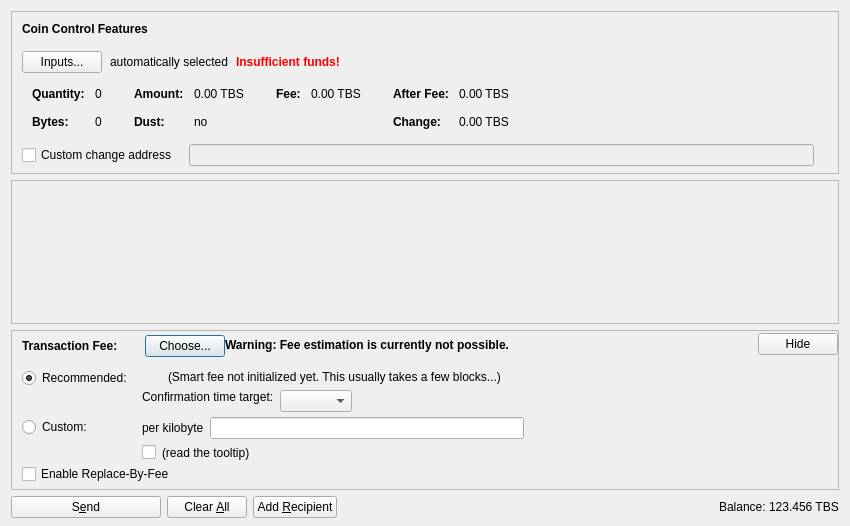
<?xml version="1.0" encoding="UTF-8"?>
<ui version="4.0">
 <class>SendCoinsDialog</class>
 <widget class="QDialog" name="SendCoinsDialog">
  <property name="geometry">
   <rect>
    <x>0</x>
    <y>0</y>
    <width>850</width>
    <height>526</height>
   </rect>
  </property>
  <property name="windowTitle">
   <string>Send Coins</string>
  </property>
  <layout class="QVBoxLayout" name="verticalLayout" stretch="0,1,0,0">
   <property name="bottomMargin">
    <number>8</number>
   </property>
   <item>
    <widget class="QFrame" name="frameCoinControl">
     <property name="sizePolicy">
      <sizepolicy hsizetype="Expanding" vsizetype="Expanding">
       <horstretch>0</horstretch>
       <verstretch>0</verstretch>
      </sizepolicy>
     </property>
     <property name="maximumSize">
      <size>
       <width>16777215</width>
       <height>16777215</height>
      </size>
     </property>
     <property name="frameShape">
      <enum>QFrame::StyledPanel</enum>
     </property>
     <property name="frameShadow">
      <enum>QFrame::Sunken</enum>
     </property>
     <layout class="QVBoxLayout" name="verticalLayoutCoinControl2">
      <property name="spacing">
       <number>0</number>
      </property>
      <property name="leftMargin">
       <number>0</number>
      </property>
      <property name="topMargin">
       <number>0</number>
      </property>
      <property name="rightMargin">
       <number>0</number>
      </property>
      <property name="bottomMargin">
       <number>6</number>
      </property>
      <item>
       <layout class="QVBoxLayout" name="verticalLayoutCoinControl" stretch="0,0,0,0,1">
        <property name="spacing">
         <number>0</number>
        </property>
        <property name="leftMargin">
         <number>10</number>
        </property>
        <property name="topMargin">
         <number>10</number>
        </property>
        <item>
         <layout class="QHBoxLayout" name="horizontalLayoutCoinControl1">
          <property name="bottomMargin">
           <number>15</number>
          </property>
          <item>
           <widget class="QLabel" name="labelCoinControlFeatures">
            <property name="sizePolicy">
             <sizepolicy hsizetype="Preferred" vsizetype="Maximum">
              <horstretch>0</horstretch>
              <verstretch>0</verstretch>
             </sizepolicy>
            </property>
            <property name="font">
             <font>
              <weight>75</weight>
              <bold>true</bold>
             </font>
            </property>
            <property name="styleSheet">
             <string notr="true">font-weight:bold;</string>
            </property>
            <property name="text">
             <string>Coin Control Features</string>
            </property>
           </widget>
          </item>
         </layout>
        </item>
        <item>
         <layout class="QHBoxLayout" name="horizontalLayoutCoinControl2" stretch="0,0,0,0">
          <property name="spacing">
           <number>8</number>
          </property>
          <property name="bottomMargin">
           <number>10</number>
          </property>
          <item>
           <widget class="QPushButton" name="pushButtonCoinControl">
            <property name="styleSheet">
             <string notr="true"/>
            </property>
            <property name="text">
             <string>Inputs...</string>
            </property>
            <property name="autoDefault">
             <bool>false</bool>
            </property>
           </widget>
          </item>
          <item>
           <widget class="QLabel" name="labelCoinControlAutomaticallySelected">
            <property name="text">
             <string>automatically selected</string>
            </property>
            <property name="margin">
             <number>5</number>
            </property>
           </widget>
          </item>
          <item>
           <widget class="QLabel" name="labelCoinControlInsuffFunds">
            <property name="font">
             <font>
              <weight>75</weight>
              <bold>true</bold>
             </font>
            </property>
            <property name="styleSheet">
             <string notr="true">color:red;font-weight:bold;</string>
            </property>
            <property name="text">
             <string>Insufficient funds!</string>
            </property>
            <property name="margin">
             <number>5</number>
            </property>
           </widget>
          </item>
          <item>
           <spacer name="horizontalSpacerCoinControl">
            <property name="orientation">
             <enum>Qt::Horizontal</enum>
            </property>
            <property name="sizeHint" stdset="0">
             <size>
              <width>40</width>
              <height>1</height>
             </size>
            </property>
           </spacer>
          </item>
         </layout>
        </item>
        <item>
         <widget class="QWidget" name="widgetCoinControl" native="true">
          <property name="sizePolicy">
           <sizepolicy hsizetype="Preferred" vsizetype="Preferred">
            <horstretch>0</horstretch>
            <verstretch>0</verstretch>
           </sizepolicy>
          </property>
          <property name="minimumSize">
           <size>
            <width>0</width>
            <height>0</height>
           </size>
          </property>
          <property name="styleSheet">
           <string notr="true"/>
          </property>
          <layout class="QHBoxLayout" name="horizontalLayoutCoinControl5">
           <property name="leftMargin">
            <number>0</number>
           </property>
           <property name="topMargin">
            <number>0</number>
           </property>
           <property name="rightMargin">
            <number>0</number>
           </property>
           <property name="bottomMargin">
            <number>0</number>
           </property>
           <item>
            <layout class="QHBoxLayout" name="horizontalLayoutCoinControl3" stretch="0,0,0,1">
             <property name="spacing">
              <number>20</number>
             </property>
             <property name="topMargin">
              <number>0</number>
             </property>
             <property name="bottomMargin">
              <number>10</number>
             </property>
             <item>
              <layout class="QFormLayout" name="formLayoutCoinControl1">
               <property name="horizontalSpacing">
                <number>10</number>
               </property>
               <property name="verticalSpacing">
                <number>14</number>
               </property>
               <property name="leftMargin">
                <number>10</number>
               </property>
               <property name="topMargin">
                <number>4</number>
               </property>
               <property name="rightMargin">
                <number>6</number>
               </property>
               <item row="0" column="0">
                <widget class="QLabel" name="labelCoinControlQuantityText">
                 <property name="font">
                  <font>
                   <weight>75</weight>
                   <bold>true</bold>
                  </font>
                 </property>
                 <property name="text">
                  <string>Quantity:</string>
                 </property>
                 <property name="margin">
                  <number>0</number>
                 </property>
                </widget>
               </item>
               <item row="0" column="1">
                <widget class="QLabel" name="labelCoinControlQuantity">
                 <property name="cursor">
                  <cursorShape>IBeamCursor</cursorShape>
                 </property>
                 <property name="contextMenuPolicy">
                  <enum>Qt::ActionsContextMenu</enum>
                 </property>
                 <property name="text">
                  <string notr="true">0</string>
                 </property>
                 <property name="margin">
                  <number>0</number>
                 </property>
                 <property name="textInteractionFlags">
                  <set>Qt::LinksAccessibleByMouse|Qt::TextSelectableByKeyboard|Qt::TextSelectableByMouse</set>
                 </property>
                </widget>
               </item>
               <item row="1" column="0">
                <widget class="QLabel" name="labelCoinControlBytesText">
                 <property name="font">
                  <font>
                   <weight>75</weight>
                   <bold>true</bold>
                  </font>
                 </property>
                 <property name="text">
                  <string>Bytes:</string>
                 </property>
                </widget>
               </item>
               <item row="1" column="1">
                <widget class="QLabel" name="labelCoinControlBytes">
                 <property name="cursor">
                  <cursorShape>IBeamCursor</cursorShape>
                 </property>
                 <property name="contextMenuPolicy">
                  <enum>Qt::ActionsContextMenu</enum>
                 </property>
                 <property name="text">
                  <string notr="true">0</string>
                 </property>
                 <property name="textInteractionFlags">
                  <set>Qt::LinksAccessibleByMouse|Qt::TextSelectableByKeyboard|Qt::TextSelectableByMouse</set>
                 </property>
                </widget>
               </item>
              </layout>
             </item>
             <item>
              <layout class="QFormLayout" name="formLayoutCoinControl2">
               <property name="horizontalSpacing">
                <number>10</number>
               </property>
               <property name="verticalSpacing">
                <number>14</number>
               </property>
               <property name="leftMargin">
                <number>6</number>
               </property>
               <property name="topMargin">
                <number>4</number>
               </property>
               <property name="rightMargin">
                <number>6</number>
               </property>
               <item row="0" column="0">
                <widget class="QLabel" name="labelCoinControlAmountText">
                 <property name="font">
                  <font>
                   <weight>75</weight>
                   <bold>true</bold>
                  </font>
                 </property>
                 <property name="text">
                  <string>Amount:</string>
                 </property>
                 <property name="margin">
                  <number>0</number>
                 </property>
                </widget>
               </item>
               <item row="0" column="1">
                <widget class="QLabel" name="labelCoinControlAmount">
                 <property name="cursor">
                  <cursorShape>IBeamCursor</cursorShape>
                 </property>
                 <property name="contextMenuPolicy">
                  <enum>Qt::ActionsContextMenu</enum>
                 </property>
                 <property name="text">
                  <string notr="true">0.00 TBS</string>
                 </property>
                 <property name="textInteractionFlags">
                  <set>Qt::LinksAccessibleByMouse|Qt::TextSelectableByKeyboard|Qt::TextSelectableByMouse</set>
                 </property>
                </widget>
               </item>
               <item row="1" column="0">
                <widget class="QLabel" name="labelCoinControlLowOutputText">
                 <property name="font">
                  <font>
                   <weight>75</weight>
                   <bold>true</bold>
                  </font>
                 </property>
                 <property name="text">
                  <string>Dust:</string>
                 </property>
                </widget>
               </item>
               <item row="1" column="1">
                <widget class="QLabel" name="labelCoinControlLowOutput">
                 <property name="cursor">
                  <cursorShape>IBeamCursor</cursorShape>
                 </property>
                 <property name="contextMenuPolicy">
                  <enum>Qt::ActionsContextMenu</enum>
                 </property>
                 <property name="text">
                  <string notr="true">no</string>
                 </property>
                 <property name="textInteractionFlags">
                  <set>Qt::LinksAccessibleByMouse|Qt::TextSelectableByKeyboard|Qt::TextSelectableByMouse</set>
                 </property>
                </widget>
               </item>
              </layout>
             </item>
             <item>
              <layout class="QFormLayout" name="formLayoutCoinControl3">
               <property name="horizontalSpacing">
                <number>10</number>
               </property>
               <property name="verticalSpacing">
                <number>14</number>
               </property>
               <property name="leftMargin">
                <number>6</number>
               </property>
               <property name="topMargin">
                <number>4</number>
               </property>
               <property name="rightMargin">
                <number>6</number>
               </property>
               <item row="0" column="0">
                <widget class="QLabel" name="labelCoinControlFeeText">
                 <property name="font">
                  <font>
                   <weight>75</weight>
                   <bold>true</bold>
                  </font>
                 </property>
                 <property name="text">
                  <string>Fee:</string>
                 </property>
                 <property name="margin">
                  <number>0</number>
                 </property>
                </widget>
               </item>
               <item row="0" column="1">
                <widget class="QLabel" name="labelCoinControlFee">
                 <property name="cursor">
                  <cursorShape>IBeamCursor</cursorShape>
                 </property>
                 <property name="contextMenuPolicy">
                  <enum>Qt::ActionsContextMenu</enum>
                 </property>
                 <property name="text">
                  <string notr="true">0.00 TBS</string>
                 </property>
                 <property name="textInteractionFlags">
                  <set>Qt::LinksAccessibleByMouse|Qt::TextSelectableByKeyboard|Qt::TextSelectableByMouse</set>
                 </property>
                </widget>
               </item>
              </layout>
             </item>
             <item>
              <layout class="QFormLayout" name="formLayoutCoinControl4">
               <property name="horizontalSpacing">
                <number>10</number>
               </property>
               <property name="verticalSpacing">
                <number>14</number>
               </property>
               <property name="leftMargin">
                <number>6</number>
               </property>
               <property name="topMargin">
                <number>4</number>
               </property>
               <property name="rightMargin">
                <number>6</number>
               </property>
               <item row="0" column="0">
                <widget class="QLabel" name="labelCoinControlAfterFeeText">
                 <property name="font">
                  <font>
                   <weight>75</weight>
                   <bold>true</bold>
                  </font>
                 </property>
                 <property name="text">
                  <string>After Fee:</string>
                 </property>
                 <property name="margin">
                  <number>0</number>
                 </property>
                </widget>
               </item>
               <item row="0" column="1">
                <widget class="QLabel" name="labelCoinControlAfterFee">
                 <property name="cursor">
                  <cursorShape>IBeamCursor</cursorShape>
                 </property>
                 <property name="contextMenuPolicy">
                  <enum>Qt::ActionsContextMenu</enum>
                 </property>
                 <property name="text">
                  <string notr="true">0.00 TBS</string>
                 </property>
                 <property name="textInteractionFlags">
                  <set>Qt::LinksAccessibleByMouse|Qt::TextSelectableByKeyboard|Qt::TextSelectableByMouse</set>
                 </property>
                </widget>
               </item>
               <item row="1" column="0">
                <widget class="QLabel" name="labelCoinControlChangeText">
                 <property name="font">
                  <font>
                   <weight>75</weight>
                   <bold>true</bold>
                  </font>
                 </property>
                 <property name="text">
                  <string>Change:</string>
                 </property>
                </widget>
               </item>
               <item row="1" column="1">
                <widget class="QLabel" name="labelCoinControlChange">
                 <property name="cursor">
                  <cursorShape>IBeamCursor</cursorShape>
                 </property>
                 <property name="contextMenuPolicy">
                  <enum>Qt::ActionsContextMenu</enum>
                 </property>
                 <property name="text">
                  <string notr="true">0.00 TBS</string>
                 </property>
                 <property name="textInteractionFlags">
                  <set>Qt::LinksAccessibleByMouse|Qt::TextSelectableByKeyboard|Qt::TextSelectableByMouse</set>
                 </property>
                </widget>
               </item>
              </layout>
             </item>
            </layout>
           </item>
          </layout>
         </widget>
        </item>
        <item>
         <layout class="QHBoxLayout" name="horizontalLayoutCoinControl4" stretch="0,0,0">
          <property name="spacing">
           <number>12</number>
          </property>
          <property name="sizeConstraint">
           <enum>QLayout::SetDefaultConstraint</enum>
          </property>
          <property name="topMargin">
           <number>5</number>
          </property>
          <property name="rightMargin">
           <number>5</number>
          </property>
          <item>
           <widget class="QCheckBox" name="checkBoxCoinControlChange">
            <property name="toolTip">
             <string>If this is activated, but the change address is empty or invalid, change will be sent to a newly generated address.</string>
            </property>
            <property name="text">
             <string>Custom change address</string>
            </property>
           </widget>
          </item>
          <item>
           <widget class="QValidatedLineEdit" name="lineEditCoinControlChange">
            <property name="enabled">
             <bool>false</bool>
            </property>
            <property name="sizePolicy">
             <sizepolicy hsizetype="Expanding" vsizetype="Fixed">
              <horstretch>0</horstretch>
              <verstretch>0</verstretch>
             </sizepolicy>
            </property>
           </widget>
          </item>
          <item>
           <widget class="QLabel" name="labelCoinControlChangeLabel">
            <property name="sizePolicy">
             <sizepolicy hsizetype="Preferred" vsizetype="Expanding">
              <horstretch>0</horstretch>
              <verstretch>0</verstretch>
             </sizepolicy>
            </property>
            <property name="minimumSize">
             <size>
              <width>0</width>
              <height>0</height>
             </size>
            </property>
            <property name="text">
             <string/>
            </property>
            <property name="margin">
             <number>3</number>
            </property>
           </widget>
          </item>
         </layout>
        </item>
        <item>
         <spacer name="verticalSpacerCoinControl">
          <property name="orientation">
           <enum>Qt::Vertical</enum>
          </property>
          <property name="sizeHint" stdset="0">
           <size>
            <width>800</width>
            <height>1</height>
           </size>
          </property>
         </spacer>
        </item>
       </layout>
      </item>
     </layout>
    </widget>
   </item>
   <item>
    <widget class="QScrollArea" name="scrollArea">
     <property name="widgetResizable">
      <bool>true</bool>
     </property>
     <widget class="QWidget" name="scrollAreaWidgetContents">
      <property name="geometry">
       <rect>
        <x>0</x>
        <y>0</y>
        <width>830</width>
        <height>104</height>
       </rect>
      </property>
      <layout class="QVBoxLayout" name="verticalLayout_2" stretch="0,1">
       <property name="leftMargin">
        <number>0</number>
       </property>
       <property name="topMargin">
        <number>0</number>
       </property>
       <property name="rightMargin">
        <number>0</number>
       </property>
       <property name="bottomMargin">
        <number>0</number>
       </property>
       <item>
        <layout class="QVBoxLayout" name="entries">
         <property name="spacing">
          <number>6</number>
         </property>
        </layout>
       </item>
       <item>
        <spacer name="verticalSpacer">
         <property name="orientation">
          <enum>Qt::Vertical</enum>
         </property>
         <property name="sizeHint" stdset="0">
          <size>
           <width>20</width>
           <height>40</height>
          </size>
         </property>
        </spacer>
       </item>
      </layout>
     </widget>
    </widget>
   </item>
   <item>
    <widget class="QFrame" name="frameFee">
     <property name="sizePolicy">
      <sizepolicy hsizetype="Expanding" vsizetype="Expanding">
       <horstretch>0</horstretch>
       <verstretch>0</verstretch>
      </sizepolicy>
     </property>
     <property name="maximumSize">
      <size>
       <width>16777215</width>
       <height>16777215</height>
      </size>
     </property>
     <property name="frameShape">
      <enum>QFrame::StyledPanel</enum>
     </property>
     <property name="frameShadow">
      <enum>QFrame::Sunken</enum>
     </property>
     <layout class="QVBoxLayout" name="verticalLayoutFee1">
      <property name="spacing">
       <number>0</number>
      </property>
      <property name="leftMargin">
       <number>0</number>
      </property>
      <property name="topMargin">
       <number>0</number>
      </property>
      <property name="rightMargin">
       <number>0</number>
      </property>
      <property name="bottomMargin">
       <number>0</number>
      </property>
      <item>
       <layout class="QVBoxLayout" name="verticalLayoutFee2" stretch="0,0,0">
        <property name="spacing">
         <number>0</number>
        </property>
        <property name="leftMargin">
         <number>10</number>
        </property>
        <property name="topMargin">
         <number>0</number>
        </property>
        <item>
         <layout class="QHBoxLayout" name="horizontalLayoutFee1">
          <property name="bottomMargin">
           <number>0</number>
          </property>
          <item>
           <layout class="QVBoxLayout" name="verticalLayoutFee7">
            <property name="spacing">
             <number>0</number>
            </property>
            <item>
             <spacer name="verticalSpacerSmartFee">
              <property name="orientation">
               <enum>Qt::Vertical</enum>
              </property>
              <property name="sizeType">
               <enum>QSizePolicy::Fixed</enum>
              </property>
              <property name="sizeHint" stdset="0">
               <size>
                <width>1</width>
                <height>4</height>
               </size>
              </property>
             </spacer>
            </item>
            <item>
             <layout class="QHBoxLayout" name="horizontalLayoutSmartFee">
              <property name="spacing">
               <number>10</number>
              </property>
              <item>
               <widget class="QLabel" name="labelFeeHeadline">
                <property name="sizePolicy">
                 <sizepolicy hsizetype="Preferred" vsizetype="Maximum">
                  <horstretch>0</horstretch>
                  <verstretch>0</verstretch>
                 </sizepolicy>
                </property>
                <property name="font">
                 <font>
                  <weight>75</weight>
                  <bold>true</bold>
                 </font>
                </property>
                <property name="styleSheet">
                 <string notr="true">font-weight:bold;</string>
                </property>
                <property name="text">
                 <string>Transaction Fee:</string>
                </property>
               </widget>
              </item>
              <item>
               <widget class="QLabel" name="labelFeeMinimized">
                <property name="text">
                 <string/>
                </property>
               </widget>
              </item>
              <item>
               <widget class="QPushButton" name="buttonChooseFee">
                <property name="text">
                 <string>Choose...</string>
                </property>
               </widget>
              </item>
             </layout>
            </item>
            <item>
             <spacer name="verticalSpacer_5">
              <property name="orientation">
               <enum>Qt::Vertical</enum>
              </property>
              <property name="sizeHint" stdset="0">
               <size>
                <width>1</width>
                <height>1</height>
               </size>
              </property>
             </spacer>
            </item>
           </layout>
          </item>
          <item>
           <widget class="QLabel" name="fallbackFeeWarningLabel">
            <property name="toolTip">
             <string>Using the fallbackfee can result in sending a transaction that will take several hours or days (or never) to confirm. Consider choosing your fee manually or wait until you have validated the complete chain.</string>
            </property>
            <property name="font">
            <font>
                <weight>75</weight>
                <bold>true</bold>
            </font>
            </property>
            <property name="text">
             <string>Warning: Fee estimation is currently not possible.</string>
            </property>
            <property name="wordWrap">
             <bool>false</bool>
            </property>
           </widget>
          </item>
          <item>
           <spacer name="horizontalSpacer_4">
            <property name="orientation">
             <enum>Qt::Horizontal</enum>
            </property>
            <property name="sizeType">
             <enum>QSizePolicy::MinimumExpanding</enum>
            </property>
            <property name="sizeHint" stdset="0">
             <size>
              <width>40</width>
              <height>20</height>
             </size>
            </property>
           </spacer>
          </item>
          <item>
           <widget class="QPushButton" name="buttonMinimizeFee">
            <property name="toolTip">
             <string>collapse fee-settings</string>
            </property>
            <property name="text">
             <string>Hide</string>
            </property>
           </widget>
          </item>
         </layout>
        </item>
        <item>
         <widget class="QFrame" name="frameFeeSelection">
          <layout class="QVBoxLayout" name="verticalLayoutFee12">
           <property name="spacing">
            <number>0</number>
           </property>
           <property name="leftMargin">
            <number>0</number>
           </property>
           <property name="topMargin">
            <number>0</number>
           </property>
           <property name="rightMargin">
            <number>0</number>
           </property>
           <property name="bottomMargin">
            <number>0</number>
           </property>
           <item>
            <layout class="QGridLayout" name="gridLayoutFee">
             <property name="topMargin">
              <number>10</number>
             </property>
             <property name="bottomMargin">
              <number>4</number>
             </property>
             <property name="horizontalSpacing">
              <number>10</number>
             </property>
             <property name="verticalSpacing">
              <number>4</number>
             </property>
             <item row="1" column="1">
              <layout class="QVBoxLayout" name="verticalLayoutFee8">
               <property name="spacing">
                <number>6</number>
               </property>
               <item>
                <layout class="QHBoxLayout" name="horizontalLayoutFee13">
                 <item>
                  <widget class="QLabel" name="labelCustomPerKilobyte">
                   <property name="toolTip">
                    <string>Specify a custom fee per kB (1,000 bytes) of the transaction's virtual size.

Note:  Since the fee is calculated on a per-byte basis, a fee of "100 satoshis per kB" for a transaction size of 500 bytes (half of 1 kB) would ultimately yield a fee of only 50 satoshis.</string>
                   </property>
                   <property name="text">
                    <string>per kilobyte</string>
                   </property>
                  </widget>
                 </item>
                 <item>
                  <widget class="TheBurningSavageAmountField" name="customFee"/>
                 </item>
                 <item>
                  <spacer name="horizontalSpacer_6">
                   <property name="orientation">
                    <enum>Qt::Horizontal</enum>
                   </property>
                   <property name="sizeHint" stdset="0">
                    <size>
                     <width>1</width>
                     <height>1</height>
                    </size>
                   </property>
                  </spacer>
                 </item>
                </layout>
               </item>
               <item>
                <layout class="QHBoxLayout" name="horizontalLayoutFee8">
                 <item>
                  <widget class="QCheckBox" name="checkBoxMinimumFee">
                   <property name="toolTip">
                    <string>Paying only the minimum fee is just fine as long as there is less transaction volume than space in the blocks. But be aware that this can end up in a never confirming transaction once there is more demand for theburningsavage transactions than the network can process.</string>
                   </property>
                   <property name="text">
                    <string/>
                   </property>
                  </widget>
                 </item>
                 <item>
                  <widget class="QLabel" name="labelMinFeeWarning">
                   <property name="enabled">
                    <bool>true</bool>
                   </property>
                   <property name="toolTip">
                    <string>Paying only the minimum fee is just fine as long as there is less transaction volume than space in the blocks. But be aware that this can end up in a never confirming transaction once there is more demand for theburningsavage transactions than the network can process.</string>
                   </property>
                   <property name="text">
                    <string>(read the tooltip)</string>
                   </property>
                   <property name="margin">
                    <number>5</number>
                   </property>
                  </widget>
                 </item>
                 <item>
                  <spacer name="horizontalSpacer_2">
                   <property name="orientation">
                    <enum>Qt::Horizontal</enum>
                   </property>
                   <property name="sizeHint" stdset="0">
                    <size>
                     <width>1</width>
                     <height>1</height>
                    </size>
                   </property>
                  </spacer>
                 </item>
                </layout>
               </item>
              </layout>
             </item>
             <item row="0" column="0">
              <layout class="QVBoxLayout" name="verticalLayoutFee4" stretch="0,1">
               <item>
                <widget class="QRadioButton" name="radioSmartFee">
                 <property name="text">
                  <string>Recommended:</string>
                 </property>
                 <property name="checked">
                  <bool>true</bool>
                 </property>
                 <attribute name="buttonGroup">
                  <string notr="true">groupFee</string>
                 </attribute>
                </widget>
               </item>
               <item>
                <spacer name="verticalSpacer_2">
                 <property name="orientation">
                  <enum>Qt::Vertical</enum>
                 </property>
                 <property name="sizeHint" stdset="0">
                  <size>
                   <width>1</width>
                   <height>1</height>
                  </size>
                 </property>
                </spacer>
               </item>
              </layout>
             </item>
             <item row="1" column="0">
              <layout class="QVBoxLayout" name="verticalLayoutFee9" stretch="0,1">
               <item>
                <widget class="QRadioButton" name="radioCustomFee">
                 <property name="text">
                  <string>Custom:</string>
                 </property>
                 <attribute name="buttonGroup">
                  <string notr="true">groupFee</string>
                 </attribute>
                </widget>
               </item>
               <item>
                <spacer name="verticalSpacer_6">
                 <property name="orientation">
                  <enum>Qt::Vertical</enum>
                 </property>
                 <property name="sizeHint" stdset="0">
                  <size>
                   <width>1</width>
                   <height>1</height>
                  </size>
                 </property>
                </spacer>
               </item>
              </layout>
             </item>
             <item row="0" column="1">
              <layout class="QVBoxLayout" name="verticalLayoutFee3" stretch="0,0,1">
               <property name="spacing">
                <number>6</number>
               </property>
               <property name="topMargin">
                <number>2</number>
               </property>
               <item>
                <layout class="QHBoxLayout" name="horizontalLayoutFee12">
                 <item>
                  <widget class="QLabel" name="labelSmartFee">
                   <property name="text">
                    <string/>
                   </property>
                   <property name="margin">
                    <number>2</number>
                   </property>
                  </widget>
                 </item>
                 <item>
                  <widget class="QLabel" name="labelFeeEstimation">
                   <property name="text">
                    <string/>
                   </property>
                  </widget>
                 </item>
                 <item>
                  <widget class="QLabel" name="labelSmartFee2">
                   <property name="text">
                    <string>(Smart fee not initialized yet. This usually takes a few blocks...)</string>
                   </property>
                   <property name="margin">
                    <number>2</number>
                   </property>
                  </widget>
                 </item>
                 <item>
                  <spacer name="horizontalSpacer_5">
                   <property name="orientation">
                    <enum>Qt::Horizontal</enum>
                   </property>
                   <property name="sizeHint" stdset="0">
                    <size>
                     <width>1</width>
                     <height>1</height>
                    </size>
                   </property>
                  </spacer>
                 </item>
                </layout>
               </item>
               <item>
                <layout class="QHBoxLayout" name="horizontalLayoutFee9">
                 <item>
                  <layout class="QVBoxLayout" name="verticalLayoutFee6">
                   <item>
                    <widget class="QLabel" name="labelSmartFee3">
                     <property name="text">
                      <string>Confirmation time target:</string>
                     </property>
                     <property name="margin">
                      <number>2</number>
                     </property>
                    </widget>
                   </item>
                   <item>
                    <spacer name="verticalSpacer_3">
                     <property name="orientation">
                      <enum>Qt::Vertical</enum>
                     </property>
                     <property name="sizeHint" stdset="0">
                      <size>
                       <width>1</width>
                       <height>1</height>
                      </size>
                     </property>
                    </spacer>
                   </item>
                  </layout>
                 </item>
                 <item>
                  <layout class="QVBoxLayout" name="verticalLayoutFee5">
                   <property name="rightMargin">
                    <number>30</number>
                   </property>
                   <item>
                    <layout class="QHBoxLayout" name="horizontalLayoutConfTarget">
                     <property name="bottomMargin">
                      <number>0</number>
                     </property>
                     <item>
                      <widget class="QComboBox" name="confTargetSelector"/>
                     </item>
                     <item>
                      <spacer name="horizontalSpacerConfTarget">
                       <property name="orientation">
                        <enum>Qt::Horizontal</enum>
                       </property>
                       <property name="sizeHint" stdset="0">
                        <size>
                         <width>40</width>
                         <height>20</height>
                        </size>
                       </property>
                      </spacer>
                     </item>
                    </layout>
                   </item>
                  </layout>
                 </item>
                </layout>
               </item>
               <item>
                <spacer name="verticalSpacer_4">
                 <property name="orientation">
                  <enum>Qt::Vertical</enum>
                 </property>
                 <property name="sizeHint" stdset="0">
                  <size>
                   <width>1</width>
                   <height>1</height>
                  </size>
                 </property>
                </spacer>
               </item>
              </layout>
             </item>
            </layout>
           </item>
           <item>
            <widget class="QCheckBox" name="optInRBF">
             <property name="text">
              <string>Enable Replace-By-Fee</string>
             </property>
             <property name="toolTip">
              <string>With Replace-By-Fee (BIP-125) you can increase a transaction's fee after it is sent. Without this, a higher fee may be recommended to compensate for increased transaction delay risk.</string>
             </property>
            </widget>
           </item>
          </layout>
         </widget>
        </item>
        <item>
         <spacer name="verticalSpacerFee">
          <property name="orientation">
           <enum>Qt::Vertical</enum>
          </property>
          <property name="sizeHint" stdset="0">
           <size>
            <width>40</width>
            <height>5</height>
           </size>
          </property>
         </spacer>
        </item>
       </layout>
      </item>
     </layout>
    </widget>
   </item>
   <item>
    <layout class="QHBoxLayout" name="horizontalLayout">
     <item>
      <widget class="QPushButton" name="sendButton">
       <property name="minimumSize">
        <size>
         <width>150</width>
         <height>0</height>
        </size>
       </property>
       <property name="toolTip">
        <string>Confirm the send action</string>
       </property>
       <property name="text">
        <string>S&amp;end</string>
       </property>
       <property name="icon">
        <iconset resource="../theburningsavage.qrc">
         <normaloff>:/icons/send</normaloff>:/icons/send</iconset>
       </property>
       <property name="autoDefault">
        <bool>false</bool>
       </property>
       <property name="default">
        <bool>false</bool>
       </property>
      </widget>
     </item>
     <item>
      <widget class="QPushButton" name="clearButton">
       <property name="sizePolicy">
        <sizepolicy hsizetype="Minimum" vsizetype="Fixed">
         <horstretch>0</horstretch>
         <verstretch>0</verstretch>
        </sizepolicy>
       </property>
       <property name="toolTip">
        <string>Clear all fields of the form.</string>
       </property>
       <property name="text">
        <string>Clear &amp;All</string>
       </property>
       <property name="icon">
        <iconset resource="../theburningsavage.qrc">
         <normaloff>:/icons/remove</normaloff>:/icons/remove</iconset>
       </property>
       <property name="autoDefault">
        <bool>false</bool>
       </property>
      </widget>
     </item>
     <item>
      <widget class="QPushButton" name="addButton">
       <property name="toolTip">
        <string>Send to multiple recipients at once</string>
       </property>
       <property name="text">
        <string>Add &amp;Recipient</string>
       </property>
       <property name="icon">
        <iconset resource="../theburningsavage.qrc">
         <normaloff>:/icons/add</normaloff>:/icons/add</iconset>
       </property>
       <property name="autoDefault">
        <bool>false</bool>
       </property>
      </widget>
     </item>
     <item>
      <spacer name="horizontalSpacer">
       <property name="orientation">
        <enum>Qt::Horizontal</enum>
       </property>
       <property name="sizeHint" stdset="0">
        <size>
         <width>40</width>
         <height>20</height>
        </size>
       </property>
      </spacer>
     </item>
     <item>
      <layout class="QHBoxLayout" name="horizontalLayout_2">
       <property name="spacing">
        <number>3</number>
       </property>
       <item>
        <widget class="QLabel" name="label">
         <property name="sizePolicy">
          <sizepolicy hsizetype="Preferred" vsizetype="Fixed">
           <horstretch>0</horstretch>
           <verstretch>0</verstretch>
          </sizepolicy>
         </property>
         <property name="text">
          <string>Balance:</string>
         </property>
        </widget>
       </item>
       <item>
        <widget class="QLabel" name="labelBalance">
         <property name="sizePolicy">
          <sizepolicy hsizetype="Preferred" vsizetype="Fixed">
           <horstretch>0</horstretch>
           <verstretch>0</verstretch>
          </sizepolicy>
         </property>
         <property name="cursor">
          <cursorShape>IBeamCursor</cursorShape>
         </property>
         <property name="text">
          <string notr="true">123.456 TBS</string>
         </property>
         <property name="textInteractionFlags">
          <set>Qt::LinksAccessibleByMouse|Qt::TextSelectableByKeyboard|Qt::TextSelectableByMouse</set>
         </property>
        </widget>
       </item>
      </layout>
     </item>
    </layout>
   </item>
  </layout>
 </widget>
 <customwidgets>
  <customwidget>
   <class>QValidatedLineEdit</class>
   <extends>QLineEdit</extends>
   <header>qt/qvalidatedlineedit.h</header>
  </customwidget>
  <customwidget>
   <class>TheBurningSavageAmountField</class>
   <extends>QLineEdit</extends>
   <header>qt/theburningsavageamountfield.h</header>
   <container>1</container>
  </customwidget>
 </customwidgets>
 <resources>
  <include location="../theburningsavage.qrc"/>
 </resources>
 <connections/>
 <buttongroups>
  <buttongroup name="groupFee"/>
 </buttongroups>
</ui>
